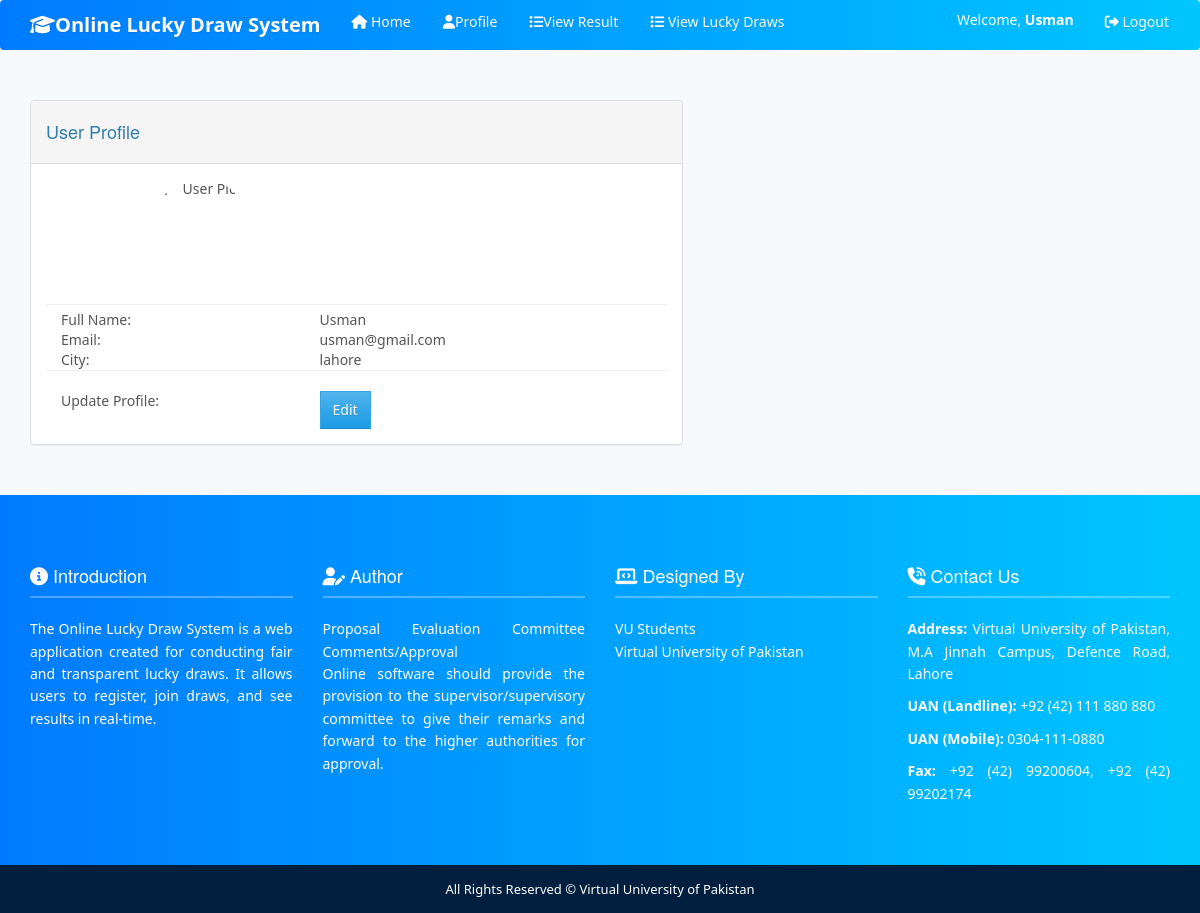
Page /profile.php (signed in) on the committed database.
### tables this page shows
CREATE TABLE IF NOT EXISTS `users` (
  `id` int(11) NOT NULL AUTO_INCREMENT,
  `name` varchar(200) NOT NULL,
  `email` varchar(202) NOT NULL,
  `password` varchar(250) NOT NULL,
  `mobile` varchar(212) NOT NULL,
  `city` varchar(213) NOT NULL,
  `type` varchar(32) NOT NULL,
  `status` varchar(32) NOT NULL DEFAULT 'Pending',
  `date` datetime NOT NULL DEFAULT CURRENT_TIMESTAMP,
  `graduation_year` varchar(10) DEFAULT NULL,
  `degree` varchar(100) DEFAULT NULL,
  `student_id` varchar(50) DEFAULT NULL,
  `occupation` varchar(100) DEFAULT NULL,
  `contact_details` text,
  `current_course` varchar(100) DEFAULT NULL,
  `year_of_study` varchar(50) DEFAULT NULL,
  `interests` text,
  PRIMARY KEY (`id`)
);

### profile.php (the view, shortened to what this page needs)
<?php
include('header.php');
include('sidebar.php');
$insert = "select * from users where name='".$_SESSION['name']."'";
$sql = mysqli_query ($con, $insert);
while ($rows= mysqli_fetch_array($sql)) {
  $id = $rows ['id'];
  $name = $rows ['name'];
  $email = $rows ['email'];
  $city = $rows ['city'];
}
?>
<div class="container" style="margin-top: 50px">
  <div class="row">
       <div class="col-md-7">
<div class="panel panel-default">
  <div class="panel-heading">  <h4 >User Profile</h4></div>
   <div class="panel-body">
    <div class="box box-info">
            <div class="box-body">
                     <div class="col-sm-6">
                     <div  align="center"> <img alt="User Pic" src="https://www.citypng.com/public/uploads/preview/download-black-male-user-profile-icon-png-116371332534k5baafcll.png" id="profile-image1" class="img-circle img-responsive" height="100px" width="100px">
                     </div>
              <br>
            </div>
            <div class="clearfix"></div>
            <hr style="margin:5px 0 5px 0;">
<div class="col-sm-5 col-xs-6 tital " >Full Name:</div><div class="col-sm-7 col-xs-6 "><?php echo $name; ?></div>
     <div class="clearfix"></div>
<div class="col-sm-5 col-xs-6 tital">Email:</div><div class="col-sm-7"><?php echo $email; ?></div>
  <div class="clearfix"></div>
<div class="col-sm-5 col-xs-6 tital " >City:</div><div class="col-sm-7"><?php echo $city; ?></div>
<hr>
<div class="col-sm-5 col-xs-6 tital">Update Profile:</div><div class="col-sm-7"><a href="edit_users.php?edit=<?php echo $id; ?>" class="btn btn-primary">Edit</a></div>
          </div>
        </div>
    </div>
    </div>
</div>
   </div>
</div>
    <?php include_once "footer.php"; ?>

### assets/css/style.css (style rules this page uses)
.btn { border-radius:0 !important; }

### sidebar.php (style rules this page uses)
body { font-family: 'Segoe UI', sans-serif; background-color: #f7f9fc; }

### rows in the picture
users: name "Usman", email "usman@gmail.com", city "lahore"

### other values in the picture
$_SESSION['name'] "Usman"
